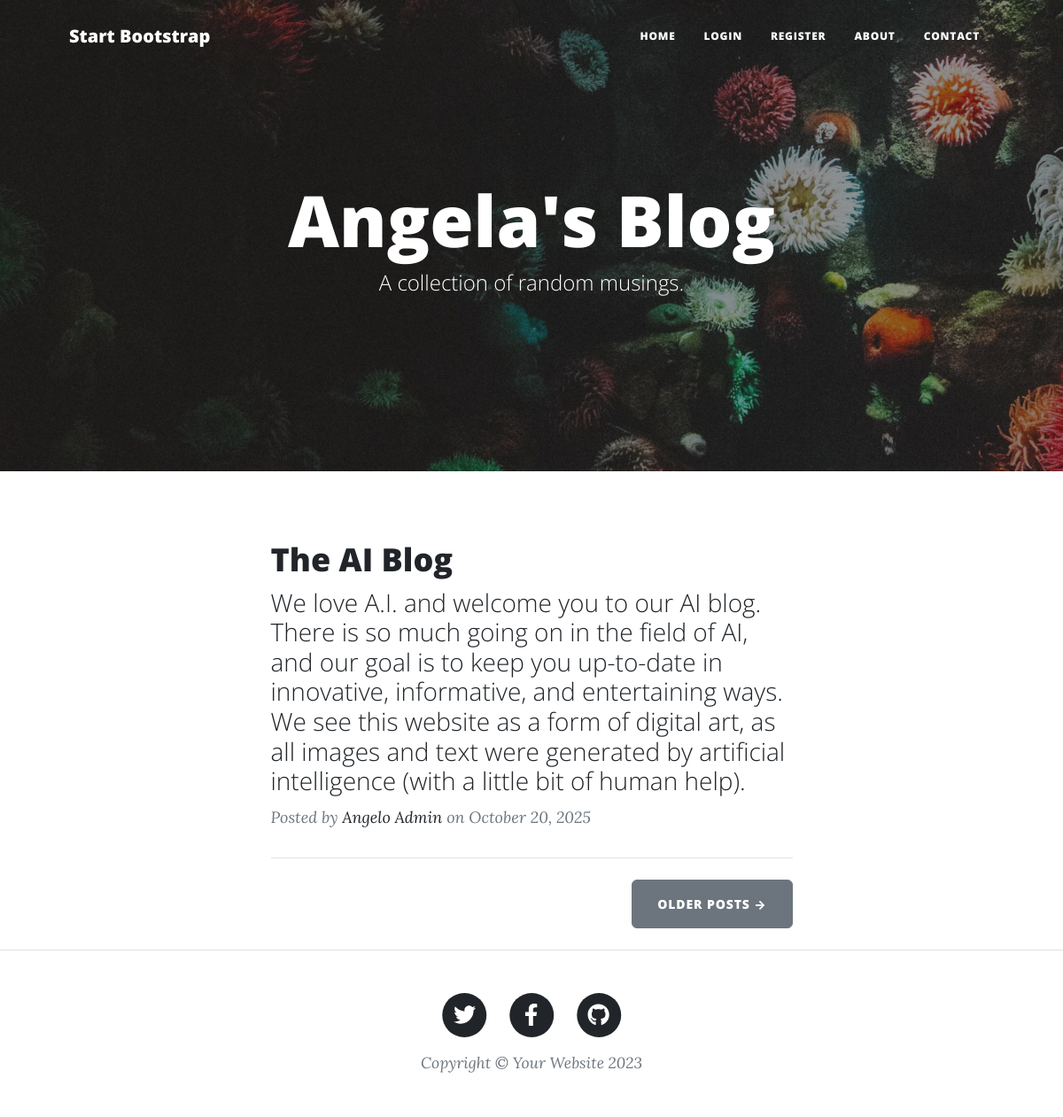
The page / on the database its author committed.
### main.py (models this page shows)
class BlogPost(db.Model):
    __tablename__ = "blog_posts"
    id: Mapped[int] = mapped_column(Integer, primary_key=True)
    author_id: Mapped[int] = mapped_column(Integer, db.ForeignKey("users.id"))
    author = relationship("User", back_populates="posts")
    title: Mapped[str] = mapped_column(String(250), unique=True, nullable=False)
    subtitle: Mapped[str] = mapped_column(String(250), nullable=False)
    date: Mapped[str] = mapped_column(String(250), nullable=False)
    body: Mapped[str] = mapped_column(Text, nullable=False)
    img_url: Mapped[str] = mapped_column(String(250), nullable=False)
    comments = relationship("Comment", back_populates="parent_post")

class User(UserMixin, db.Model):
    __tablename__ = "users"
    id: Mapped[int] = mapped_column(Integer, primary_key=True)
    email: Mapped[str] = mapped_column(String(100), unique=True)
    password: Mapped[str] = mapped_column(String(100))
    name: Mapped[str] = mapped_column(String(100))
    posts = relationship("BlogPost", back_populates="author")
    comments = relationship("Comment", back_populates="comment_author")

### main.py (the view)
@app.route('/')
def get_all_posts():
    result = db.session.execute(db.select(BlogPost))
    posts = result.scalars().all()
    return render_template("index.html", all_posts=posts, current_user=current_user)

### templates/index.html (shortened to what this page needs)
{% include "header.html" %}
<header
  class="masthead"
  style="background-image: url('../static/assets/img/home-bg.jpg')"
>
  <div class="container position-relative px-4 px-lg-5">
    <div class="row gx-4 gx-lg-5 justify-content-center">
      <div class="col-md-10 col-lg-8 col-xl-7">
        <div class="site-heading">
          <h1>Angela's Blog</h1>
          <span class="subheading">A collection of random musings.</span>
        </div>
      </div>
    </div>
  </div>
</header>
<div class="container px-4 px-lg-5">
  <div class="row gx-4 gx-lg-5 justify-content-center">
    <div class="col-md-10 col-lg-8 col-xl-7">
      {% for post in all_posts %}
      <div class="post-preview">
        <a href="{{ url_for('show_post', post_id=post.id) }}">
          <h2 class="post-title">{{ post.title }}</h2>
          <h3 class="post-subtitle">{{ post.subtitle }}</h3>
        </a>
        <p class="post-meta">
          Posted by
          <a href="#">{{post.author.name}}</a>
          on {{post.date}}
        </p>
      </div>
      <hr class="my-4" />
      {% endfor %}
      <div class="d-flex justify-content-end mb-4">
        <a class="btn btn-secondary text-uppercase" href="#!">Older Posts →</a>
      </div>
    </div>
  </div>
</div>
{% include "footer.html" %}

### templates/header.html (shortened to what this page needs)
<!DOCTYPE html>
<html lang="en">
  <head>
    {% block styles %}
    {{ bootstrap.load_css() }}
    <link
      href="{{ url_for('static', filename='css/styles.css') }}"
      rel="stylesheet"
    />
    {% endblock %}
  </head>
  <body>
    <nav class="navbar navbar-expand-lg navbar-light" id="mainNav">
      <div class="container px-4 px-lg-5">
        <a class="navbar-brand" href="/">Start Bootstrap</a>
        <div class="collapse navbar-collapse" id="navbarResponsive">
          <ul class="navbar-nav ms-auto py-4 py-lg-0">
            <li class="nav-item">
              <a
                class="nav-link px-lg-3 py-3 py-lg-4"
                href="{{ url_for('get_all_posts') }}"
                >Home</a
              >
            </li>
            {% if not current_user.is_authenticated: %}
            <li class="nav-item">
              <a
                class="nav-link px-lg-3 py-3 py-lg-4"
                href="{{ url_for('login') }}"
                >Login</a
              >
            </li>
            <li class="nav-item">
              <a
                class="nav-link px-lg-3 py-3 py-lg-4"
                href="{{ url_for('register') }}"
                >Register</a
              >
            </li>
            {% endif %}
            <li class="nav-item">
              <a
                class="nav-link px-lg-3 py-3 py-lg-4"
                href="{{ url_for('about') }}"
                >About</a
              >
            </li>
            <li class="nav-item">
              <a
                class="nav-link px-lg-3 py-3 py-lg-4"
                href="{{ url_for('contact') }}"
                >Contact</a
              >
            </li>
          </ul>
        </div>
      </div>
    </nav>
  </body>
</html>

### templates/footer.html (shortened to what this page needs)
        <footer class="border-top">
          <div class="container px-4 px-lg-5">
              <div class="row gx-4 gx-lg-5 justify-content-center">
                  <div class="col-md-10 col-lg-8 col-xl-7">
                      <ul class="list-inline text-center">
                          <li class="list-inline-item">
                              <a href="#!">
                                  <span class="fa-stack fa-lg">
                                      <i class="fas fa-circle fa-stack-2x"></i>
                                      <i class="fab fa-twitter fa-stack-1x fa-inverse"></i>
                                  </span>
                              </a>
                          </li>
                          <li class="list-inline-item">
                              <a href="#!">
                                  <span class="fa-stack fa-lg">
                                      <i class="fas fa-circle fa-stack-2x"></i>
                                      <i class="fab fa-facebook-f fa-stack-1x fa-inverse"></i>
                                  </span>
                              </a>
                          </li>
                          <li class="list-inline-item">
                              <a href="#!">
                                  <span class="fa-stack fa-lg">
                                      <i class="fas fa-circle fa-stack-2x"></i>
                                      <i class="fab fa-github fa-stack-1x fa-inverse"></i>
                                  </span>
                              </a>
                          </li>
                      </ul>
                      <div class="small text-center text-muted fst-italic">Copyright &copy; Your Website 2023</div>
                  </div>
              </div>
          </div>
      </footer>
  </body>
</html>

### rows shown on the page
BlogPost: title "The AI Blog", subtitle "We love A.I. and welcome you to our AI blog. There is so much going on in the field of AI, and our goal is to keep you up-to-date in innovative, informative, and entertaining ways. We see this website as a form of digital art, as all images and text were generated by artificial intelligence (with a little bit of human help).", author.name "Angelo Admin", date "October 20, 2025"
